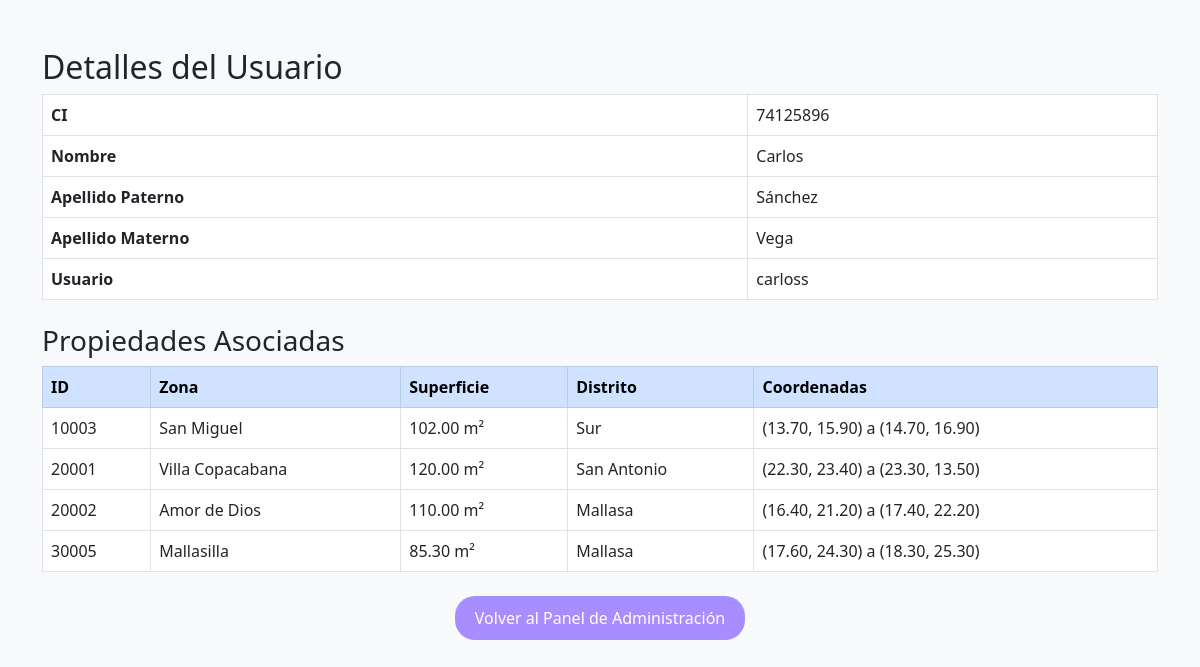
Page /ver_detalle.php?id=3 (signed in) on the committed database.
### tables this page shows
CREATE TABLE `persona` (
  `id` int(11) NOT NULL,
  `ci` varchar(15) NOT NULL,
  `nombre` varchar(50) NOT NULL,
  `paterno` varchar(50) DEFAULT NULL,
  `materno` varchar(50) DEFAULT NULL,
  `usuario` varchar(50) DEFAULT NULL,
  `contraseña` varchar(50) NOT NULL,
  `id_admi` int(11) DEFAULT NULL
);

CREATE TABLE `propiedad` (
  `id` int(11) NOT NULL,
  `zona` varchar(100) DEFAULT NULL,
  `xini` decimal(10,2) DEFAULT NULL,
  `yini` decimal(10,2) DEFAULT NULL,
  `xfin` decimal(10,2) DEFAULT NULL,
  `yfin` decimal(10,2) DEFAULT NULL,
  `superficie` decimal(10,2) DEFAULT NULL,
  `distrito` varchar(50) DEFAULT NULL,
  `id_propietario` int(11) DEFAULT NULL
);

### ver_detalle.php (the view, shortened to what this page needs)
<?php
include 'db.php';
$id_persona = $_GET['id'];
$sql_persona = "SELECT * FROM persona WHERE id='$id_persona'";
$result_persona = $conn->query($sql_persona);
$persona = $result_persona->fetch_assoc();
$sql_propiedades = "SELECT * FROM propiedad WHERE id_propietario='$id_persona'";
$result_propiedades = $conn->query($sql_propiedades);
?>
<!DOCTYPE html>
<html>
<head>
    <link href="https://cdn.jsdelivr.net/npm/bootstrap@5.3.0/dist/css/bootstrap.min.css" rel="stylesheet">
</head>
<body>
<div class="container mt-5">
    <h2>Detalles del Usuario</h2>
    <table class="table table-bordered">
        <tr><th>CI</th><td><?= $persona['ci'] ?></td></tr>
        <tr><th>Nombre</th><td><?= $persona['nombre'] ?></td></tr>
        <tr><th>Apellido Paterno</th><td><?= $persona['paterno'] ?></td></tr>
        <tr><th>Apellido Materno</th><td><?= $persona['materno'] ?></td></tr>
        <tr><th>Usuario</th><td><?= $persona['usuario'] ?></td></tr>
    </table>
    <h3 class="mt-4">Propiedades Asociadas</h3>
    <table class="table table-hover table-bordered">
        <thead class="table-primary">
            <tr>
                <th>ID</th>
                <th>Zona</th>
                <th>Superficie</th>
                <th>Distrito</th>
                <th>Coordenadas</th>
            </tr>
        </thead>
        <tbody>
            <?php if ($result_propiedades->num_rows > 0) { ?>
                <?php while ($propiedad = $result_propiedades->fetch_assoc()) { ?>
                    <tr>
                        <td><?= $propiedad['id'] ?></td>
                        <td><?= $propiedad['zona'] ?></td>
                        <td><?= $propiedad['superficie'] ?> m²</td>
                        <td><?= $propiedad['distrito'] ?></td>
                        <td>(<?= $propiedad['xini'] ?>, <?= $propiedad['yini'] ?>) a (<?= $propiedad['xfin'] ?>, <?= $propiedad['yfin'] ?>)</td>
                    </tr>
                <?php } ?>
            <?php } else { ?>
                <tr><td colspan="5" class="text-center">No se encontraron propiedades.</td></tr>
            <?php } ?>
        </tbody>
    </table>
    <div class="text-center mt-4">
        <a href="admin.php" class="btn-back">Volver al Panel de Administración</a>
    </div>
</div>
</body>
</html>

### ver_detalle.php (style rules this page uses)
body { background: #f8f9fa; }
.btn-back { background: #a78dff; color: white; border: none; border-radius: 20px; text-decoration: none; padding: 10px 20px; display: inline-block; }

### rows in the picture
persona: ci "74125896", nombre "Carlos", paterno "Sánchez", materno "Vega", usuario "carloss"
propiedad: id "10003", zona "San Miguel", superficie "102.00", distrito "Sur", xini "13.70", yini "15.90", xfin "14.70", yfin "16.90"
propiedad: id "20001", zona "Villa Copacabana", superficie "120.00", distrito "San Antonio", xini "22.30", yini "23.40", xfin "23.30", yfin "13.50"
propiedad: id "20002", zona "Amor de Dios", superficie "110.00", distrito "Mallasa", xini "16.40", yini "21.20", xfin "17.40", yfin "22.20"
propiedad: id "30005", zona "Mallasilla", superficie "85.30", distrito "Mallasa", xini "17.60", yini "24.30", xfin "18.30", yfin "25.30"
